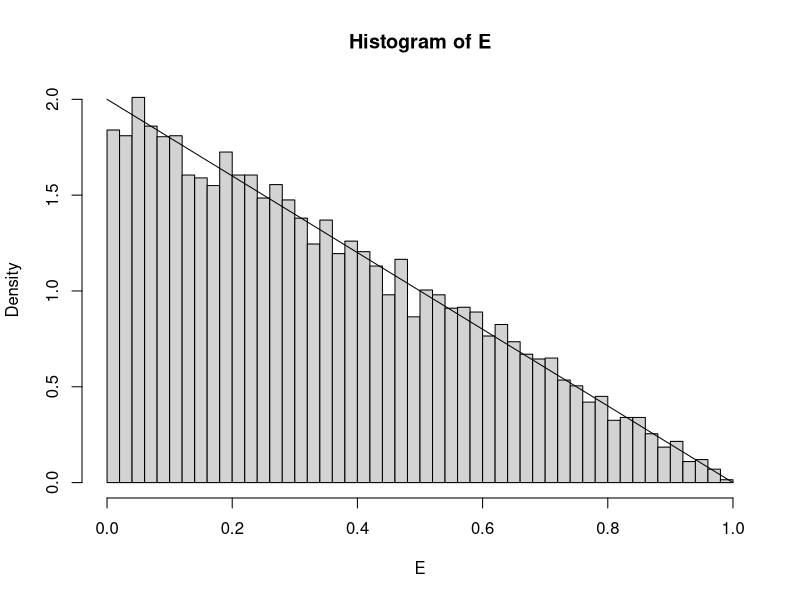
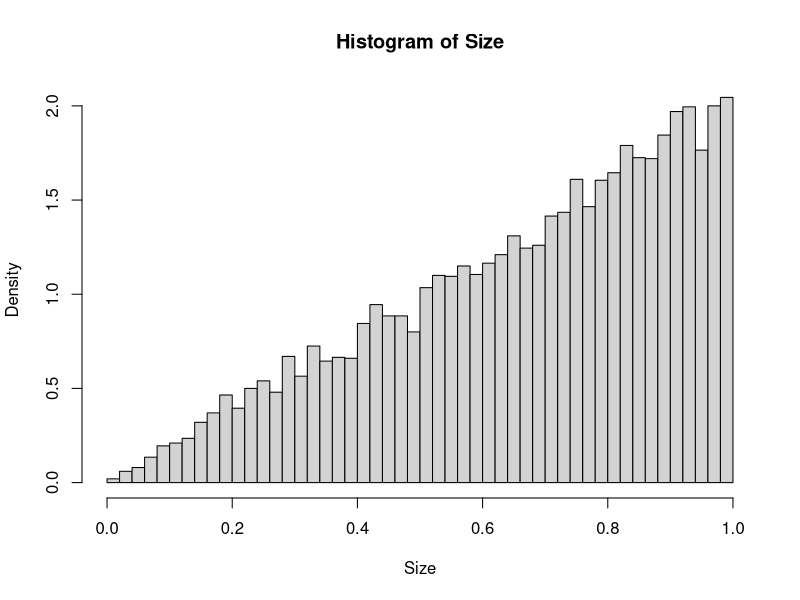

These figures' R source, in order:
## ---- chunk 1
knitr::opts_chunk$set(echo = TRUE)
## ---- chunk 2
excess <- function(t){
  arr  = runif(1)
  inter = arr
  while(arr[length(arr)] <t){
    inter <- c(inter, runif(1))
    arr <- c(arr, arr[length(arr)] + inter[length(inter)])
}
arr[length(arr)] -t
}

E = replicate(10000, excess(151))
hist(E, prob=TRUE, breaks=50)
curve(2 - 2*x, add=TRUE)

## ---- chunk 3
inspect <- function(t){
  arr  = runif(1)
  inter = arr
  while(arr[length(arr)] <t){
    inter <- c(inter, runif(1))
    arr <- c(arr, arr[length(arr)] + inter[length(inter)])
}
inter[length(inter)]
}

Size = replicate(10000, inspect(15))
hist(Size, prob=TRUE, breaks=50)
